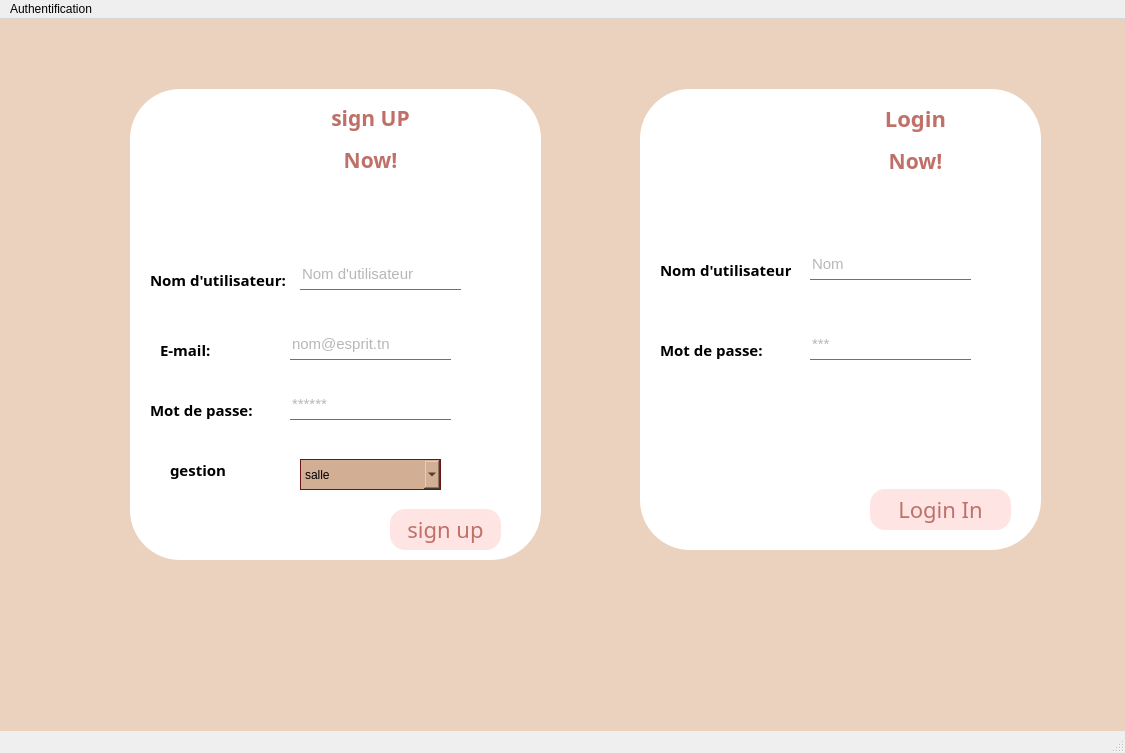
<?xml version="1.0" encoding="UTF-8"?>
<ui version="4.0">
 <class>MainWindow</class>
 <widget class="QMainWindow" name="MainWindow">
  <property name="geometry">
   <rect>
    <x>0</x>
    <y>0</y>
    <width>1125</width>
    <height>753</height>
   </rect>
  </property>
  <property name="windowTitle">
   <string>MainWindow</string>
  </property>
  <widget class="QWidget" name="centralwidget">
   <widget class="QLabel" name="label">
    <property name="geometry">
     <rect>
      <x>-20</x>
      <y>0</y>
      <width>1500</width>
      <height>900</height>
     </rect>
    </property>
    <property name="text">
     <string/>
    </property>
    <property name="pixmap">
     <pixmap>../../../../bg.png</pixmap>
    </property>
   </widget>
   <widget class="QLabel" name="label_2">
    <property name="geometry">
     <rect>
      <x>210</x>
      <y>190</y>
      <width>381</width>
      <height>361</height>
     </rect>
    </property>
    <property name="text">
     <string/>
    </property>
    <property name="pixmap">
     <pixmap>../../../../logo apppp123.png</pixmap>
    </property>
   </widget>
   <widget class="QLabel" name="us">
    <property name="geometry">
     <rect>
      <x>-30</x>
      <y>-50</y>
      <width>1321</width>
      <height>811</height>
     </rect>
    </property>
    <property name="mouseTracking">
     <bool>true</bool>
    </property>
    <property name="styleSheet">
     <string notr="true">background:rgb(234, 210, 191);</string>
    </property>
    <property name="frameShape">
     <enum>QFrame::NoFrame</enum>
    </property>
    <property name="text">
     <string/>
    </property>
    <property name="pixmap">
     <pixmap>../../Downloads/310042565_1253044795483244_7626101413920627149_n.png</pixmap>
    </property>
   </widget>
   <widget class="QFrame" name="frame">
    <property name="geometry">
     <rect>
      <x>130</x>
      <y>70</y>
      <width>411</width>
      <height>471</height>
     </rect>
    </property>
    <property name="styleSheet">
     <string notr="true">QFrame{

border-radius:50px;
/*background-color: rgb(211, 174, 156);*/
background-color: rgb(255, 255, 255);


}

QLabel{
color: rgb(0,0,0);;
font-size:15px;

font-family:century gothic;
}

QLineEdit{
background:transparent;
border:none;
color:#717072;
border-bottom:1px solid #717072;
font-size:rgb(0,0,0);
font-size:15px;
}

QPushButton{
font-size:22px;
font-family:century gothic;
background:rgb(255, 228, 228);
border-radius:60px;
color:#BF7069;
border-radius:15px;
/*border:1px solid #BF7069;*/
}
QPushButton:hover{
color:#931A43;
/*background:#801414;*/

background:transparent;
border-radius:15px;
}</string>
    </property>
    <property name="frameShape">
     <enum>QFrame::StyledPanel</enum>
    </property>
    <property name="frameShadow">
     <enum>QFrame::Raised</enum>
    </property>
    <widget class="QLineEdit" name="nom_sign">
     <property name="geometry">
      <rect>
       <x>170</x>
       <y>170</y>
       <width>161</width>
       <height>31</height>
      </rect>
     </property>
     <property name="placeholderText">
      <string>Nom d'utilisateur</string>
     </property>
    </widget>
    <widget class="QLineEdit" name="mail_sign">
     <property name="geometry">
      <rect>
       <x>160</x>
       <y>240</y>
       <width>161</width>
       <height>31</height>
      </rect>
     </property>
     <property name="placeholderText">
      <string>nom@esprit.tn</string>
     </property>
    </widget>
    <widget class="QLineEdit" name="mdp_sign">
     <property name="geometry">
      <rect>
       <x>160</x>
       <y>300</y>
       <width>161</width>
       <height>31</height>
      </rect>
     </property>
     <property name="inputMethodHints">
      <set>Qt::ImhHiddenText|Qt::ImhNoAutoUppercase|Qt::ImhSensitiveData</set>
     </property>
     <property name="placeholderText">
      <string>******</string>
     </property>
    </widget>
    <widget class="QComboBox" name="comboBox_sign">
     <property name="geometry">
      <rect>
       <x>170</x>
       <y>370</y>
       <width>141</width>
       <height>31</height>
      </rect>
     </property>
     <property name="styleSheet">
      <string notr="true">QComboBox {
background-color:rgb(210, 175, 148);
	
border: none;

	font: italic 10pt &quot;Elephant&quot;;
text-align: left;
border: 1px solid #6a1616;
}
QComboBox:hover {
	color: rgb(255, 255, 255);

background:#6a1616;
border: none;
text-align: left;
}

</string>
     </property>
     <item>
      <property name="text">
       <string>salle</string>
      </property>
     </item>
     <item>
      <property name="text">
       <string>fournisseur</string>
      </property>
     </item>
     <item>
      <property name="text">
       <string>evenement</string>
      </property>
     </item>
     <item>
      <property name="text">
       <string>client</string>
      </property>
     </item>
     <item>
      <property name="text">
       <string>employe</string>
      </property>
     </item>
    </widget>
    <widget class="QPushButton" name="pushButton_2">
     <property name="geometry">
      <rect>
       <x>260</x>
       <y>420</y>
       <width>111</width>
       <height>41</height>
      </rect>
     </property>
     <property name="font">
      <font>
       <family>century gothic</family>
       <pointsize>-1</pointsize>
      </font>
     </property>
     <property name="styleSheet">
      <string notr="true">QPushButtonr{
color:#931A43;
/*background:#801414;*/
font-family:century gothic;

background:rgb(255, 228, 228);

}
QPushButtonr{
font-size:22px;

background:rgb(255, 228, 228);
border-radius:15px;
border-radius:60px;
color:#BF7069;
border-radius:15px;
/*border:1px solid #BF7069;*/
}

QPushButtonr:hover{
color:#931A43;
/*background:#801414;*/
background:rgb(255, 228, 228);
border-radius:15px;
}</string>
     </property>
     <property name="text">
      <string>sign up</string>
     </property>
    </widget>
    <widget class="QLabel" name="label_9">
     <property name="geometry">
      <rect>
       <x>20</x>
       <y>180</y>
       <width>141</width>
       <height>21</height>
      </rect>
     </property>
     <property name="font">
      <font>
       <family>century gothic</family>
       <pointsize>-1</pointsize>
      </font>
     </property>
     <property name="text">
      <string>&lt;html&gt;&lt;head/&gt;&lt;body&gt;&lt;p&gt;&lt;span style=&quot; font-size:11pt; font-weight:600;&quot;&gt;Nom d'utilisateur:&lt;/span&gt;&lt;/p&gt;&lt;/body&gt;&lt;/html&gt;</string>
     </property>
    </widget>
    <widget class="QLabel" name="label_10">
     <property name="geometry">
      <rect>
       <x>30</x>
       <y>250</y>
       <width>81</width>
       <height>21</height>
      </rect>
     </property>
     <property name="font">
      <font>
       <family>century gothic</family>
       <pointsize>-1</pointsize>
      </font>
     </property>
     <property name="text">
      <string>&lt;html&gt;&lt;head/&gt;&lt;body&gt;&lt;p&gt;&lt;span style=&quot; font-size:11pt; font-weight:600;&quot;&gt;E-mail:&lt;/span&gt;&lt;/p&gt;&lt;/body&gt;&lt;/html&gt;</string>
     </property>
    </widget>
    <widget class="QLabel" name="label_11">
     <property name="geometry">
      <rect>
       <x>20</x>
       <y>310</y>
       <width>121</width>
       <height>21</height>
      </rect>
     </property>
     <property name="font">
      <font>
       <family>century gothic</family>
       <pointsize>-1</pointsize>
      </font>
     </property>
     <property name="text">
      <string>&lt;html&gt;&lt;head/&gt;&lt;body&gt;&lt;p&gt;&lt;span style=&quot; font-size:11pt; font-weight:600;&quot;&gt;Mot de passe:&lt;/span&gt;&lt;/p&gt;&lt;/body&gt;&lt;/html&gt;</string>
     </property>
    </widget>
    <widget class="QLabel" name="label_12">
     <property name="geometry">
      <rect>
       <x>40</x>
       <y>370</y>
       <width>91</width>
       <height>21</height>
      </rect>
     </property>
     <property name="font">
      <font>
       <family>century gothic</family>
       <pointsize>-1</pointsize>
      </font>
     </property>
     <property name="text">
      <string>&lt;html&gt;&lt;head/&gt;&lt;body&gt;&lt;p&gt;&lt;span style=&quot; font-size:11pt; font-weight:600;&quot;&gt;gestion &lt;/span&gt;&lt;/p&gt;&lt;/body&gt;&lt;/html&gt;</string>
     </property>
    </widget>
    <widget class="QLabel" name="label_4">
     <property name="geometry">
      <rect>
       <x>170</x>
       <y>10</y>
       <width>141</width>
       <height>81</height>
      </rect>
     </property>
     <property name="styleSheet">
      <string notr="true">font-size:22px;
font-family:century gothic;

border-radius:60px;
color:#BF7069;
border-radius:15px;
font-family:century gothic;</string>
     </property>
     <property name="text">
      <string>&lt;html&gt;&lt;head/&gt;&lt;body&gt;&lt;p&gt;&lt;span style=&quot; font-size:16pt; font-weight:600;&quot;&gt;sign UP&lt;/span&gt;&lt;/p&gt;&lt;p&gt;&lt;span style=&quot; font-size:16pt; font-weight:600;&quot;&gt;  Now!&lt;/span&gt;&lt;/p&gt;&lt;/body&gt;&lt;/html&gt;</string>
     </property>
     <property name="alignment">
      <set>Qt::AlignCenter</set>
     </property>
    </widget>
    <widget class="QLabel" name="userr">
     <property name="geometry">
      <rect>
       <x>40</x>
       <y>20</y>
       <width>100</width>
       <height>100</height>
      </rect>
     </property>
     <property name="text">
      <string/>
     </property>
    </widget>
   </widget>
   <widget class="QFrame" name="frame_2">
    <property name="geometry">
     <rect>
      <x>640</x>
      <y>70</y>
      <width>401</width>
      <height>461</height>
     </rect>
    </property>
    <property name="styleSheet">
     <string notr="true">QFrame{

border-radius:50px;
/*background-color: rgb(211, 174, 156);*/
background-color: rgb(255, 255, 255);


}

QLabel{
color: rgb(0,0,0);;
font-size:15px;

font-family:century gothic;
}

QLineEdit{
background:transparent;
border:none;
color:#717072;
border-bottom:1px solid #717072;
font-size:rgb(0,0,0);
font-size:15px;
}

QPushButton{
font-size:22px;
font-family:century gothic;
background:rgb(255, 228, 228);
border-radius:60px;
color:#BF7069;
border-radius:15px;
/*border:1px solid #BF7069;*/
}
QPushButton:hover{
color:#931A43;
/*background:#801414;*/

background:transparent;
border-radius:15px;
}</string>
    </property>
    <property name="frameShape">
     <enum>QFrame::StyledPanel</enum>
    </property>
    <property name="frameShadow">
     <enum>QFrame::Raised</enum>
    </property>
    <widget class="QLineEdit" name="lineEdit_2">
     <property name="geometry">
      <rect>
       <x>170</x>
       <y>240</y>
       <width>161</width>
       <height>31</height>
      </rect>
     </property>
     <property name="echoMode">
      <enum>QLineEdit::Password</enum>
     </property>
     <property name="placeholderText">
      <string>***</string>
     </property>
    </widget>
    <widget class="QLineEdit" name="lineEdit">
     <property name="geometry">
      <rect>
       <x>170</x>
       <y>160</y>
       <width>161</width>
       <height>31</height>
      </rect>
     </property>
     <property name="placeholderText">
      <string>Nom</string>
     </property>
    </widget>
    <widget class="QLabel" name="label_5">
     <property name="geometry">
      <rect>
       <x>20</x>
       <y>170</y>
       <width>131</width>
       <height>21</height>
      </rect>
     </property>
     <property name="font">
      <font>
       <family>century gothic</family>
       <pointsize>-1</pointsize>
      </font>
     </property>
     <property name="text">
      <string>&lt;html&gt;&lt;head/&gt;&lt;body&gt;&lt;p&gt;&lt;span style=&quot; font-size:11pt; font-weight:600;&quot;&gt;Nom d'utilisateur:&lt;/span&gt;&lt;/p&gt;&lt;/body&gt;&lt;/html&gt;</string>
     </property>
    </widget>
    <widget class="QLabel" name="label_6">
     <property name="geometry">
      <rect>
       <x>20</x>
       <y>250</y>
       <width>121</width>
       <height>21</height>
      </rect>
     </property>
     <property name="font">
      <font>
       <family>century gothic</family>
       <pointsize>-1</pointsize>
      </font>
     </property>
     <property name="text">
      <string>&lt;html&gt;&lt;head/&gt;&lt;body&gt;&lt;p&gt;&lt;span style=&quot; font-size:11pt; font-weight:600;&quot;&gt;Mot de passe:&lt;/span&gt;&lt;/p&gt;&lt;/body&gt;&lt;/html&gt;</string>
     </property>
    </widget>
    <widget class="QPushButton" name="pushButton">
     <property name="geometry">
      <rect>
       <x>230</x>
       <y>400</y>
       <width>141</width>
       <height>41</height>
      </rect>
     </property>
     <property name="text">
      <string>Login In</string>
     </property>
    </widget>
    <widget class="QLabel" name="label_7">
     <property name="geometry">
      <rect>
       <x>190</x>
       <y>10</y>
       <width>171</width>
       <height>81</height>
      </rect>
     </property>
     <property name="styleSheet">
      <string notr="true">font-size:22px;
font-family:century gothic;

border-radius:60px;
color:#BF7069;
border-radius:15px;
font-family:century gothic;</string>
     </property>
     <property name="text">
      <string>&lt;html&gt;&lt;head/&gt;&lt;body&gt;&lt;p&gt;&lt;span style=&quot; font-weight:600;&quot;&gt;Login&lt;/span&gt;&lt;/p&gt;&lt;p&gt;&lt;span style=&quot; font-size:16pt; font-weight:600;&quot;&gt;Now!&lt;/span&gt;&lt;/p&gt;&lt;/body&gt;&lt;/html&gt;</string>
     </property>
     <property name="alignment">
      <set>Qt::AlignCenter</set>
     </property>
    </widget>
    <widget class="QLabel" name="user">
     <property name="geometry">
      <rect>
       <x>40</x>
       <y>10</y>
       <width>100</width>
       <height>100</height>
      </rect>
     </property>
     <property name="text">
      <string/>
     </property>
    </widget>
   </widget>
   <widget class="QLabel" name="label_3">
    <property name="geometry">
     <rect>
      <x>530</x>
      <y>620</y>
      <width>1321</width>
      <height>811</height>
     </rect>
    </property>
    <property name="text">
     <string>TextLabel</string>
    </property>
   </widget>
   <zorder>us</zorder>
   <zorder>label</zorder>
   <zorder>label_2</zorder>
   <zorder>frame</zorder>
   <zorder>frame_2</zorder>
   <zorder>label_3</zorder>
  </widget>
  <widget class="QMenuBar" name="menubar">
   <property name="geometry">
    <rect>
     <x>0</x>
     <y>0</y>
     <width>1125</width>
     <height>22</height>
    </rect>
   </property>
   <widget class="QMenu" name="menuAuthentification">
    <property name="title">
     <string>Authentification</string>
    </property>
   </widget>
   <addaction name="menuAuthentification"/>
  </widget>
  <widget class="QStatusBar" name="statusbar"/>
 </widget>
 <resources/>
 <connections/>
</ui>
